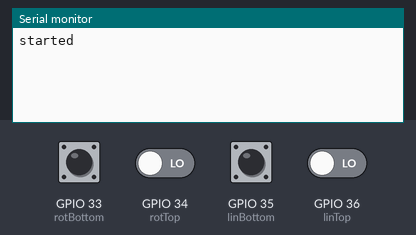
The sketch below on a simulated ESP32. Parts: the last lines printed to the serial monitor. Inputs (shaded band) come from the test bench; at power-on: GPIO 33 (rotBottom), GPIO 34 (rotTop), GPIO 35 (linBottom), GPIO 36 (linTop) LOW.

Above: at 1.2 s.
1.3 s: GPIO 33 (rotBottom) pulled HIGH for 0.15 s
At 1.8 s:
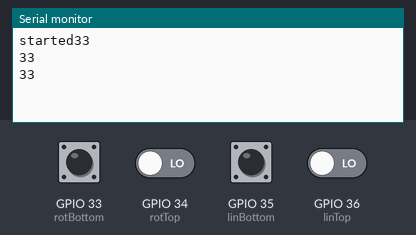
2.9 s: GPIO 34 (rotTop) driven HIGH
At 2.97 s:
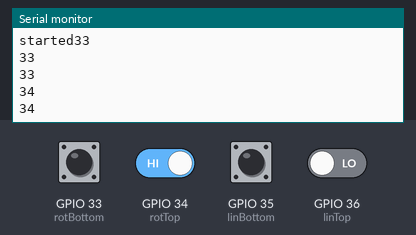
4.4 s: GPIO 35 (linBottom) pulled HIGH for 0.15 s
At 4.42 s:
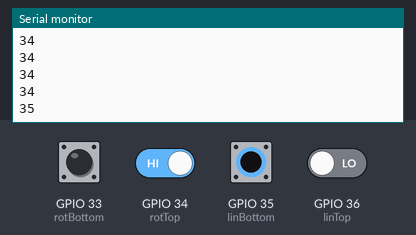
6.0 s: GPIO 36 (linTop) driven HIGH
At 6.02 s:
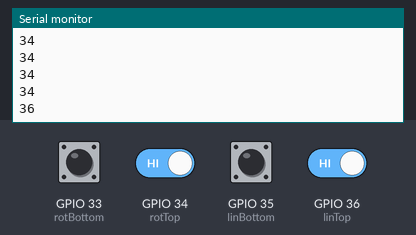
Timing chart, 0 to 8.5 s (numbered marks = the images above; inputs shaded):
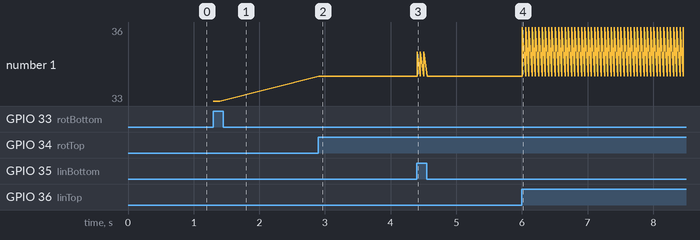

Measured:
- after the input at 1.3 s, the serial monitor: prints a new line at once (image 1)
- after the input at 2.9 s, the serial monitor: prints a new line at once (image 2)
- after the input at 4.4 s, the serial monitor: prints a new line at once (image 3)
- after the input at 6.0 s, the serial monitor: prints a new line at once (image 4)
- plotted number 1: 33 → 34 after the input at 2.9 s, 34 → 36 after the input at 6.0 s

The sketch:

endstop_tester.ino
```cpp
int rotBottom = 33;
int rotTop = 34;
int linBottom = 35;
int linTop=36;


void setup() {
  // put your setup code here, to run once:
  pinMode(33, INPUT); //rotation bottom
  pinMode(34, INPUT); //rotation top
  pinMode(35, INPUT); //linear bottom
  pinMode(36, INPUT); //linear top
  Serial.begin(9600);
  Serial.write("started");
}

void loop() {
  if(digitalRead(rotBottom)){
  //  Serial.println(digitalRead(rotBottom));
    Serial.println(33);
 }
  if(digitalRead(rotTop)){
   // Serial.println(digitalRead(rotTop));
    Serial.println(34);
  }
  if(digitalRead(linBottom)){
   // Serial.println(digitalRead(linBottom));
    Serial.println(35);
  }
  if(digitalRead(linTop)){
   // Serial.println(digitalRead(linTop));
    Serial.println(36);
  }
  delay(50);

//   Serial.println(millis());
}
```
